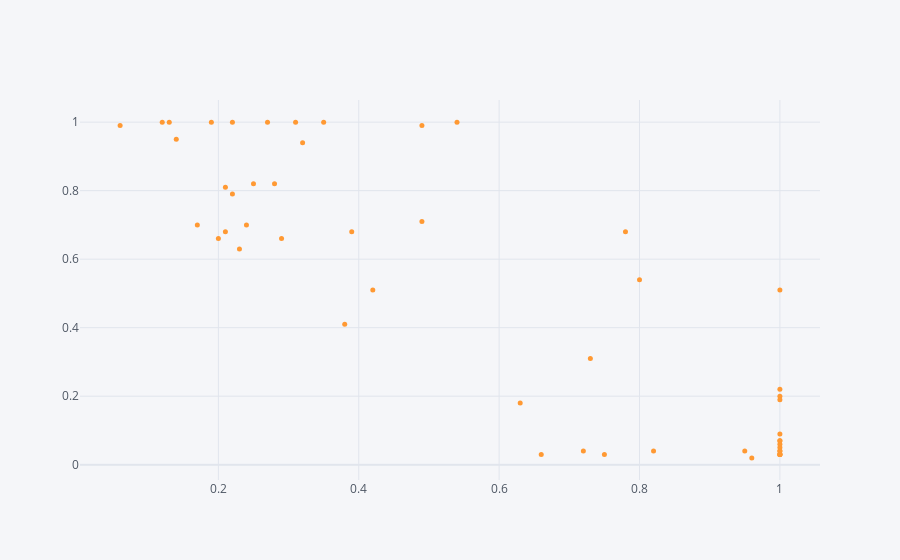

Write notebook code for a chart like this one.
### Code cell
df1.iplot(kind='scatter',x='act19_part',y='sat19_part',mode='markers',size=5)

### Figure 1 — Plotly figure (JSON) as saved in the notebook; plotly's stock layout.template omitted (floating-point values rounded to 4 significant figures)
{"data": [{"line": {"color": "rgba(255, 153, 51, 1.0)", "dash": "solid", "shape": "linear", "width": 1.3}, "marker": {"size": 5, "symbol": "circle"}, "mode": "markers", "name": "sat19_part", "text": "", "type": "scatter", "x": [1, 0.38, 0.73, 1, 0.23, 0.27, 0.22, 0.13, 0.32, 0.54, 0.49, 0.8, 0.31, 0.35, 0.29, 0.66, 0.72, 1, 1, 0.06, 0.28, 0.21, 0.19, 0.95, 1, 0.82, 1, 1, 1, 0.14, 0.25, 0.63, 0.22, 1, 0.96, 1, 1, 0.42, 0.17, 0.12, 0.78, 0.75, 1, 0.39, 1, 0.2, 0.21, 0.24, 0.49, 1, 1], "y": [0.07, 0.41, 0.31, 0.06, 0.63, 1, 1, 1, 0.94, 1, 0.71, 0.54, 1, 1, 0.66, 0.03, 0.04, 0.04, 0.05, 0.99, 0.82, 0.81, 1, 0.04, 0.03, 0.04, 0.09, 0.03, 0.2, 0.95, 0.82, 0.18, 0.79, 0.51, 0.02, 0.19, 0.22, 0.51, 0.7, 1, 0.68, 0.03, 0.07, 0.68, 0.04, 0.66, 0.68, 0.7, 0.99, 0.03, 0.03]}], "layout": {"legend": {"bgcolor": "#F5F6F9", "font": {"color": "#4D5663"}}, "paper_bgcolor": "#F5F6F9", "plot_bgcolor": "#F5F6F9", "title": {"font": {"color": "#4D5663"}}, "xaxis": {"gridcolor": "#E1E5ED", "showgrid": true, "tickfont": {"color": "#4D5663"}, "title": {"font": {"color": "#4D5663"}, "text": ""}, "zerolinecolor": "#E1E5ED"}, "yaxis": {"gridcolor": "#E1E5ED", "showgrid": true, "tickfont": {"color": "#4D5663"}, "title": {"font": {"color": "#4D5663"}, "text": ""}, "zerolinecolor": "#E1E5ED"}}}
